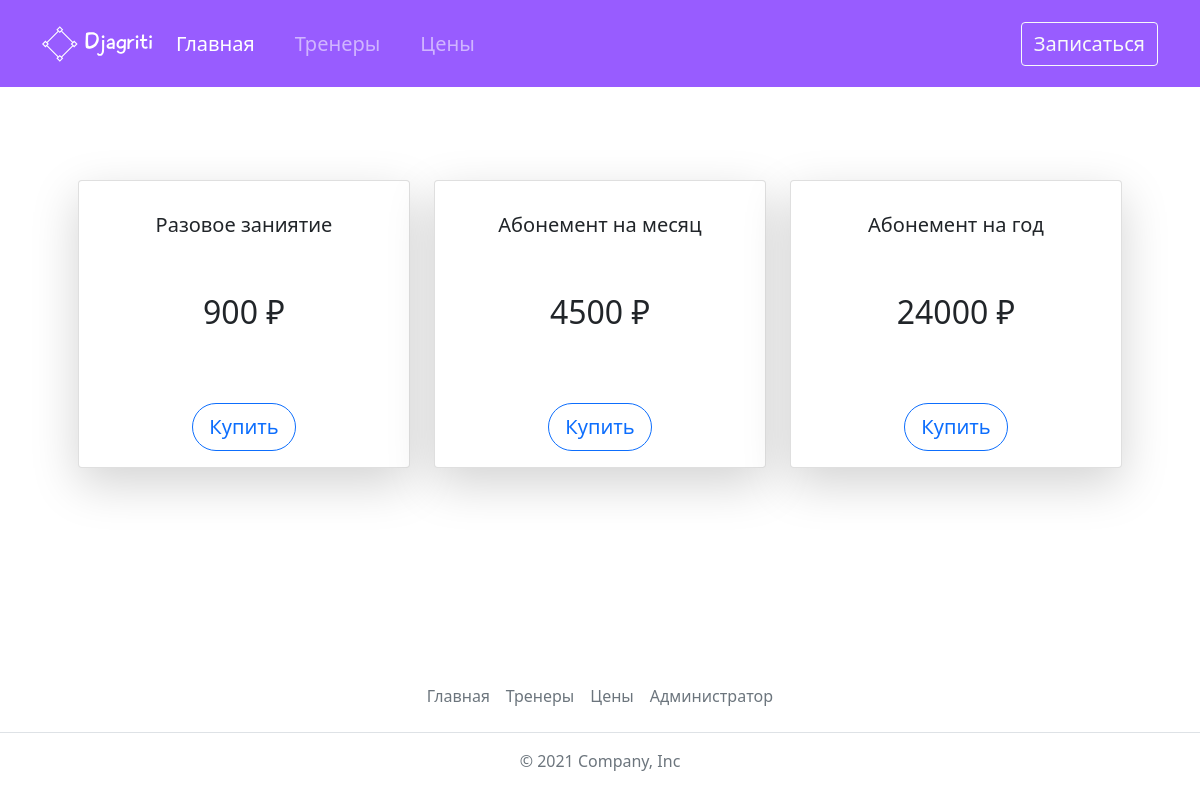
/price/, run on an earlier commit of the app's database.
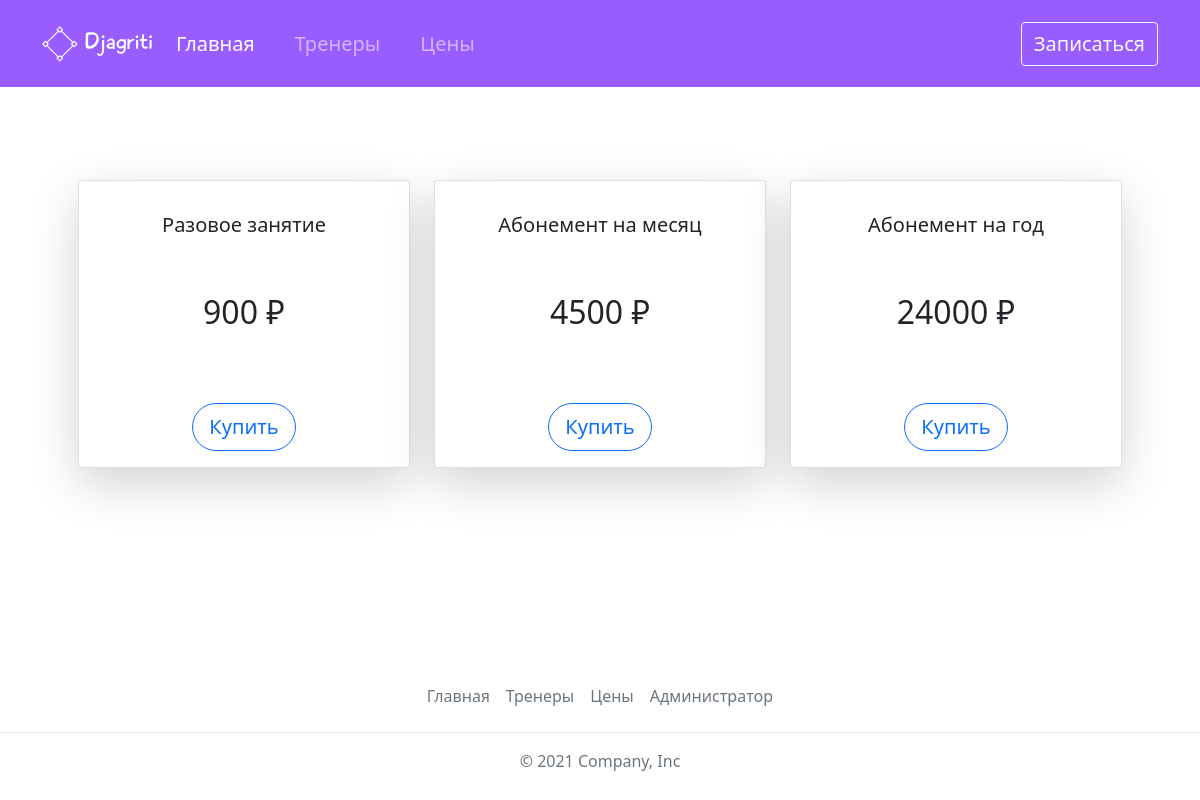
And on a later commit of the database.
### crm/models.py (models this page shows)
class Price(models.Model):
    price_name = models.CharField(max_length=25, verbose_name='Название')
    price_value = models.IntegerField(verbose_name="Цена")
    objects = models.Manager()
    def __str__(self):
        return self.price_name
    class Meta:
        verbose_name = 'Цена'
        verbose_name_plural = 'Цены'

### crm/views.py (the view)
# urls.py: path('price/', price, name='price'),
def price(request):
    form = OrderForm()
    price_site = PriceView.objects.all()
    return render(request, 'crm/price.html', {'price_site': price_site, 'form': form, 'title': 'Цены'})

### crm/models.py (called while the page is built)
    def __str__(self):
        return self.napr_name

### crm/templates/crm/price.html
{% extends 'crm/base.html' %}
{% load static %}
{% block content %}
  <div class="container-fluid" style="margin-top: 11%; margin-bottom: 10%">
    <div class="container p-5">
      <div class="row">
        {% for p in price_site %}
        <div class="col-lg-4 col-md-12 mb-4">
          <div class="card h-100 shadow-lg">
            <div class="card-body">
              <div class="text-center p-3">
                <h5 class="card-title">{{ p.price_name }}</h5>
                <br><br>
                <span class="h2">{{ p.price_value }} ₽</span>
                <br><br>
              </div>
            </div>
            <div class="card-body text-center">
              <button class="btn btn-outline-primary btn-lg" data-bs-toggle="modal" data-bs-target="#exampleModal" style="border-radius:30px">Купить</button>
            </div>
          </div>
        </div>
        {% endfor %}
      </div>
    </div>
    </div>
{% endblock %}

What changed in the data, as far as the page shows it:
changed Price: price_name "Разовое заниятие" → "Разовое занятие"
